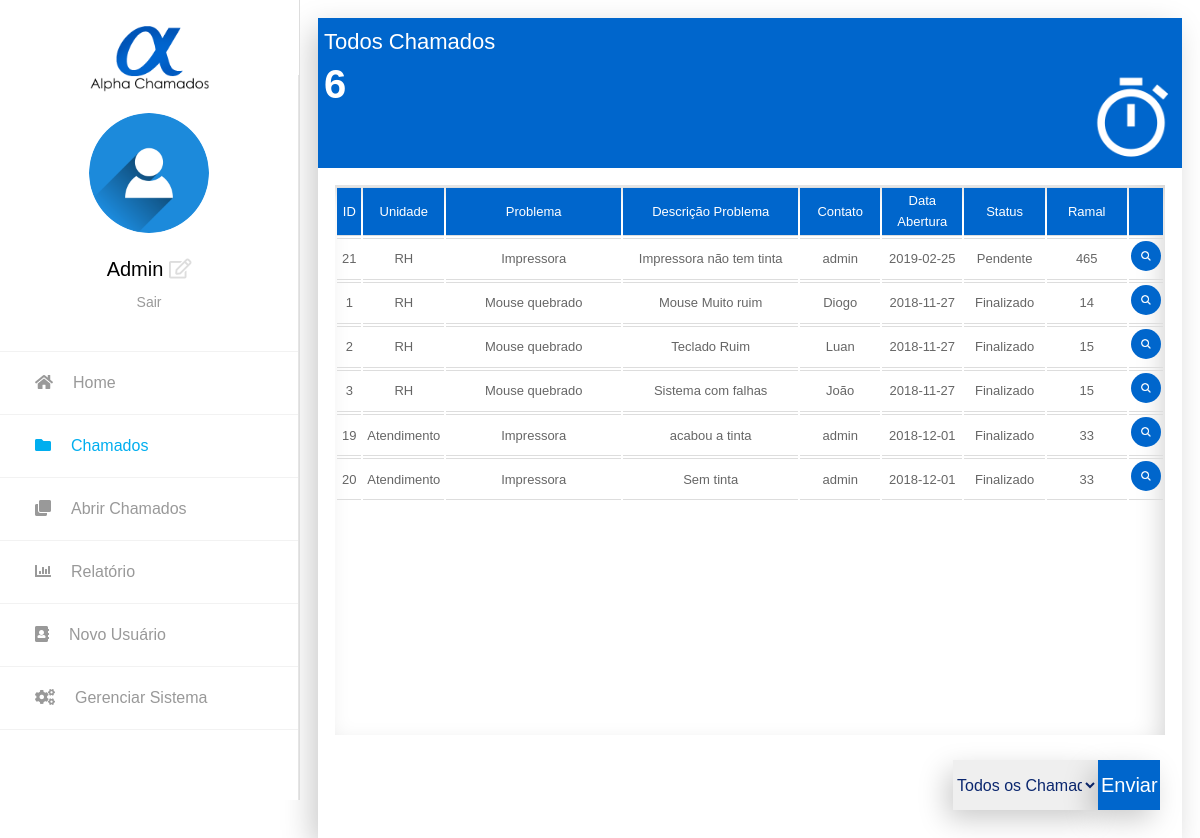
/ (signed in), run on the app's committed database.
### tables this page shows
CREATE TABLE IF NOT EXISTS `chamados` (
  `id_chamado` int(11) NOT NULL AUTO_INCREMENT,
  `area_responsavel` int(11) NOT NULL,
  `desc_problema` text NOT NULL,
  `unidade` int(11) NOT NULL,
  `nome_contato` varchar(25) NOT NULL,
  `data_agendar` varchar(50) NOT NULL,
  `prioridade` int(11) NOT NULL,
  `tipo_problema` int(11) NOT NULL,
  `ramal` int(11) NOT NULL,
  `encaminhar` int(11) NOT NULL,
  `data_abertura` date NOT NULL,
  `tempo_solucao` int(11) NOT NULL,
  `situacao_chamado` int(11) NOT NULL,
  PRIMARY KEY (`id_chamado`),
  KEY `FK_CHAMADOS_UNIDADE` (`unidade`),
  KEY `FK_CHAMADOS_PRIORIDADE` (`prioridade`),
  KEY `FK_CHAMADOS_TIPO_PROBLEMA` (`area_responsavel`),
  KEY `FK_CHAMADOS_ENCAMINHAR` (`encaminhar`),
  KEY `FK_CHAMADOS_TEMPO_SOLUCAO` (`tempo_solucao`),
  KEY `FK_CHAMADOS_SITUACAO_CHAMADO` (`situacao_chamado`)
);

CREATE TABLE IF NOT EXISTS `unidades` (
  `id_unidade` int(11) NOT NULL AUTO_INCREMENT,
  `nome_unidade` varchar(50) NOT NULL,
  PRIMARY KEY (`id_unidade`),
  UNIQUE KEY `nome_unidade` (`nome_unidade`)
);

CREATE TABLE IF NOT EXISTS `problemas` (
  `id_problema` int(11) NOT NULL AUTO_INCREMENT,
  `nome_problema` varchar(30) NOT NULL,
  `desc_problema` text NOT NULL,
  `tempo_solucao` int(11) NOT NULL,
  `prioridade` int(11) NOT NULL,
  PRIMARY KEY (`id_problema`),
  UNIQUE KEY `nome_problema` (`nome_problema`),
  KEY `FK_PROBLEMAS_TEMPO_SOLUCAO` (`tempo_solucao`),
  KEY `FK_PROBLEMAS_PRIORIDADE` (`prioridade`)
);

CREATE TABLE IF NOT EXISTS `situacoes` (
  `id_situacao` int(11) NOT NULL AUTO_INCREMENT,
  `nome_situacao` varchar(25) NOT NULL,
  PRIMARY KEY (`id_situacao`),
  UNIQUE KEY `nome_situacao` (`nome_situacao`)
);

### index.php (the view, shortened to what this page needs)
<?php
require_once "php/conexao.php";
$logado = $_SESSION['login'];
$querysessao = $_SESSION['querychamados'];
$titulo = $_SESSION['titulo'];
$total =$_SESSION["total"];
$nivel = $_SESSION['nivel'];
if (isset($_SESSION['login'])) {
	?>
	<!DOCTYPE html>
	<html lang="pt-br">
	<head>
		<?php require_once "head.php";?>
	</head>
	<body class="animsition">
		<div class="page-wrapper">
			<aside class="menu-sidebar2">
				<div class="logo">
					<img src = "imagens/logo.png"/>
				</div>
				<div class="menu-sidebar2__content js-scrollbar1">
					<div class="account2">
						<div class="image img-cir img-120">
							<img src="imagens/usuario.png" alt="imagem usuario" />
						</div>
						<div class = "box-name name"><?php echo "$logado";?> <a class="js-arrow " href="alteraruser.php"><i class="far fa-edit"></i></a></div>
						<a href="php/quebra_sessao.php">Sair</a>
					</div>
					<nav class="navbar-sidebar2">
						<ul class="list-unstyled navbar__list">
							<li class="has-sub">
								<a class="js-arrow" href="home.php">
									<i class="fa fa-home"></i>Home
								</a>
							</li>
							<?php
							if($nivel == 1 || $nivel == 2){?>
							<li class = "active has-sub">
								<a href="#">
									<i class="fas fa-folder"></i>Chamados
								</a>
							</li>
							<?php } ?>
								<li>
									<a href = "abrirchamados.php">
										<i class="fas fa-clone"></i>Abrir Chamados</a>
									</li>
							<?php
							if($nivel == 1){?>
									<li class="has-sub">
										<a class="js-arrow" href="relatorio.php">
											<i class="fas fa-chart-bar"></i>Relatório
										</a>
									</li>
									<li class="has-sub">
										<a class="js-arrow" href="novousuario.php">
											<i class="fa fa-address-book"></i>Novo Usuário
										</a>
									</li>
									<li class="has-sub">
										<a class="js-arrow" href="gerenciarusuarios.php">
											<i class="fa fa-cogs"></i>Gerenciar Sistema
										</a>
									</li>
							<?php } ?>
								</ul>
							</nav>
						</div>
					</aside>
					<div class="page-container2">
						<div class="box-chamados">
							<div class="colunas corB">
								<label><?php echo $titulo;?></label>
								<h1 class = "num"><?php echo "$total";?></h1>
								<div class = "iconechamados">
									<img src = "imagens/pendente.png"/>
								</div>
							</div>
							<div class = "conteudo">
								<div style="overflow: auto; width: 100%; height: 100%;">
									<table class="tabela" style="width:100%">
										<tr id = "linha1" class = "corB">
											<td width = "3%">ID</td>
											<td width = "10%">Unidade</td>
											<td width = "22%">Problema</td>
											<td width = "22%">Descrição Problema</td>
											<td width = "10%">Contato</td>
											<td width = "10%">Data Abertura</td>
											<td width = "10%">Status</td>
											<td width = "8%">Ramal</td>
											<td width = "5%"></td>
										</tr>
										<?php
										$listar=mysqli_query($conexao,$querysessao);
										while($dados=mysqli_fetch_assoc($listar)){
											?>
											<tr>
												<td width = "3%"> <?php echo $dados['ID'];?> </td>
												<td width = "10%" class = "tabela"><?php echo $dados['Unidade'];?></td>
												<td width = "22%" class = "tabela"><?php echo $dados['Problema'];?></td>
												<td width = "22%" class = "tabela"><?php echo $dados['Descrição'];?></td>
												<td width = "10%" class = "tabela"><?php echo $dados['Contato'];?></td>
												<td width = "10%"class = "tabela"><?php echo $dados['Abertura'];?></td>
												<td width = "10%" class = "tabela"><?php echo $dados['Situação'];?></td>
												<td width = "10%" class = "tabela"><?php echo $dados['Ramal'];?></td>
											<td id = "visualizar"><input type="image" src = "imagens/lupa.png" width = "30px" height = "30px" class = "visulizar corB"/></td>
									</tr>
								<?php } ?>
							</table>
						</div>
					</div>
					<div class = "box-btn-chamados">
						<form method = "post" action = "" id = "form-mudar-query">
							<div class = "box-btn-submit">
								<select name = "query_table" required>
									<option value="todos">Todos os Chamados</option>
								</select>
								<div class = "btn-submit-query"><input type = "submit" value = "Enviar" name="botao"/></div>
							</div>
						</form>
					</div>
				</div>
			</div>
		</div>
	</body>
	</html>
	<?php
}else{
	header("location: login.php");
}
?>

### head.php (shortened to what this page needs)
<link href="css/font-face.css" rel="stylesheet" media="all">
<link href="vendor/font-awesome-4.7/css/font-awesome.min.css" rel="stylesheet" media="all">
<link href="vendor/font-awesome-5/css/fontawesome-all.min.css" rel="stylesheet" media="all">
<link href="vendor/mdi-font/css/material-design-iconic-font.min.css" rel="stylesheet" media="all">
<link type = "text/css" rel = "stylesheet" href = "css/estilo.css"/>
<link href="css/theme.css" rel="stylesheet" media="all"/>

### css/estilo.css (style rules this page uses)
a:link { text-decoration:none; color : #000; }
* { box-sizing : border-box; }
.box-name { border :0px solid black; width : 50%; margin-top : 3%; text-align : center; font-size : 20px; color : #000; }
.box-name a { text-decoration:none; color : #ddd; }
.box-chamados { border: solid black 0px; background: white; height : 820px; margin : 2%; width : 96%; -webkit-box-shadow: -7px 10px 29px -1px rgba(0,0,0,0.21); -moz-box-shadow: -7px 10px 29px -1px rgba(0,0,0,0.21); box-shadow: -7px 10px 29px -1px rgba(0,0,0,0.21); }
.colunas { box-sizing : border-box; -moz-box-sizing : border-box; -webkit-box-sizing : border-box; position : relative; color : #fff; float : left; padding : 0.7%; width : 100%; height : 150px; font-size : 28px; }
.iconechamados img { position : relative; float : right; margin-top : -7%; width : 100px; height : 100px; }
.num { color : #fff; font-size : 50px; }
.conteudo { margin : 2% 2% 0 2%; width : 96%; height : 650px; box-sizing : border-box; -moz-box-sizing : border-box; -webkit-box-sizing : border-box; position : relative; float : left; -webkit-box-shadow: inset -8px 9px 29px -7px rgba(0,0,0,0.2); -moz-box-shadow: inset -8px 9px 29px -7px rgba(0,0,0,0.2); box-shadow: inset -8px 9px 29px -7px rgba(0,0,0,0.2); }
.box-btn-chamados { border : 0px solid black; position : relative; width : 25%; height : 60px; float : left; margin : 20px 2% 1% 73%; }
.box-btn-submit { width : 96%; margin : 5px 2% 5px 2%; height : 50px; border : 0px solid black; }
.box-btn-submit select { float : left; border : 0px solid black; width : 70%; height : 50px; -webkit-box-shadow: -7px 10px 29px -1px rgba(0,0,0,0.21); -moz-box-shadow: -7px 10px 29px -1px rgba(0,0,0,0.21); box-shadow: -7px 10px 29px -1px rgba(0,0,0,0.21); font-size : 16px; color : #0b276f; }
.box-btn-submit input[type=submit] { float : left; border : 0px solid black; width : 30%; height : 50px; -webkit-box-shadow: -7px 10px 29px -1px rgba(0,0,0,0.21); -moz-box-shadow: -7px 10px 29px -1px rgba(0,0,0,0.21); box-shadow: -7px 10px 29px -1px rgba(0,0,0,0.21); font-size : 20px; color : #fff; background-color : #0066cc; }
#linha1 { color : white; text-align : center; width : 100%; }
.visulizar { border : solid black 0; padding : 5px; color : #fff; background: url(imagens/lupa.png); border-radius : 100%; }
.corB { background-color : #0066CC; }
.tabela td { padding : 2px; margin : 0; text-align : center; font-size : 13px; overflow : auto; border-top : solid #ddd 1px; border-bottom : solid #ddd 1px; box-sizing : border-box; -moz-box-sizing : border-box; -webkit-box-sizing : border-box; text-overflow: ellipsis; }
@media (min-width: 1200px) { .colunas { font-size : 22px; } }
@media (min-width: 1200px) { .conteudo { height : 550px; } }
@media (min-width: 1200px) { .iconechamados img { margin-top : -4%; width : 90px; height : 90px; } }
@media (min-width: 1200px) { .num { font-size : 40px; } }

### data on the page
chamados: id_chamado "21", unidades.nome_unidade "RH", problemas.nome_problema "Impressora", desc_problema "Impressora não tem tinta", nome_contato "admin", data_abertura "2019-02-25", situacoes.nome_situacao "Pendente", ramal "465"
chamados: id_chamado "1", unidades.nome_unidade "RH", problemas.nome_problema "Mouse quebrado", desc_problema "Mouse Muito ruim", nome_contato "Diogo", data_abertura "2018-11-27", situacoes.nome_situacao "Finalizado", ramal "14"
chamados: id_chamado "2", unidades.nome_unidade "RH", problemas.nome_problema "Mouse quebrado", desc_problema "Teclado Ruim", nome_contato "Luan", data_abertura "2018-11-27", situacoes.nome_situacao "Finalizado", ramal "15"
chamados: id_chamado "3", unidades.nome_unidade "RH", problemas.nome_problema "Mouse quebrado", desc_problema "Sistema com falhas", nome_contato "João", data_abertura "2018-11-27", situacoes.nome_situacao "Finalizado", ramal "15"
chamados: id_chamado "19", unidades.nome_unidade "Atendimento", problemas.nome_problema "Impressora", desc_problema "acabou a tinta", nome_contato "admin", data_abertura "2018-12-01", situacoes.nome_situacao "Finalizado", ramal "33"
chamados: id_chamado "20", unidades.nome_unidade "Atendimento", problemas.nome_problema "Impressora", desc_problema "Sem tinta", nome_contato "admin", data_abertura "2018-12-01", situacoes.nome_situacao "Finalizado", ramal "33"

### other printed values
$logado "Admin"
$titulo "Todos Chamados"
$total "6"
